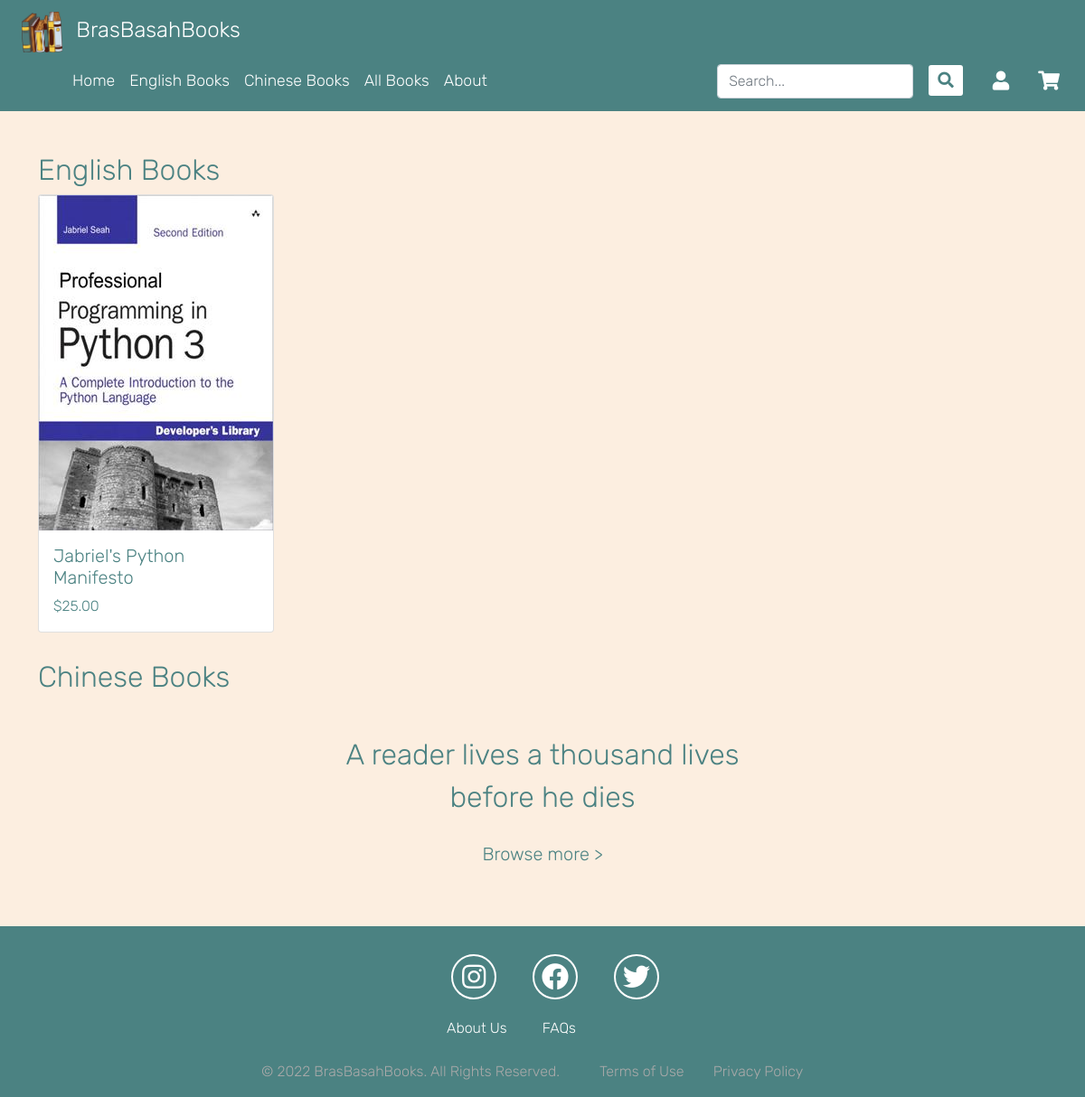
The page / on the database its author committed.
### tables this page shows
CREATE TABLE Books (
    book_id TEXT NOT NULL,
    language TEXT NOT NULL,
    genre TEXT NOT NULL,
    title TEXT NOT NULL,
    stock INTEGER NOT NULL,
    price INTEGER NOT NULL,
    author TEXT NOT NULL,
    description TEXT NOT NULL,
    cover_img TEXT NOT NULL,
    PRIMARY KEY (book_id)
);

### __init__.py (the view)
@app.route("/")
@limiter.limit("10/second", override_defaults=False)
def home():
    if flask_global.user and flask_global.user.role == "admin":
        return redirect(url_for("dashboard"))
    english_books_data = dbf.retrieve_books_by_language("English")
    chinese_books_data = dbf.retrieve_books_by_language("Chinese")
    english = [Book(*data) for data in english_books_data]
    chinese = [Book(*data) for data in chinese_books_data]
    return render_template("home.html", english=english, chinese=chinese)  # optional: books_list=books_list

### __init__.py (called while the page is built, shortened)
def get_user():
    user_session = retrieve_user_session(request)

@app.before_request
def before_request():
    flask_global.user = get_user()  # Get user

### csp/csp.py (called while the page is built)
def get_csp(blob=False) -> str:
    csp = _DEFAULT_CSP
    if blob:
        csp = _IMG_SRC_BLOB_SCP
    return csp

### db_fetch/book.py (called while the page is built)
def retrieve_books_by_language(book_language):
    return retrieve_db("Books", language=book_language)

### db_fetch/general.py (called while the page is built)
def execute_db(query: str, parameters=None, fetchone=False) -> Union[list[tuple], tuple, None]:
    assert query.strip().endswith(";"), 'Must end SQL query with ";"'
    with closing(sqlite3.connect(DATABASE)) as connection:
        with connection:
            cursor = connection.cursor()
            retrieved = cursor.execute(query, parameters)
            if fetchone:
                data = retrieved.fetchone()
            else:
                data = retrieved.fetchall()
            return data
    raise RuntimeError("Unknown critical error!")

### models/Book.py (called while the page is built)
    @property
    def cover_img(self):
        return BOOK_IMG_UPLOAD_FOLDER + self._cover_img

### session_handler/UserSession.py (called while the page is built)
def retrieve_user_session(request) -> Union[UserSession, None]:
    return _gcv(request, USER_SESSION_NAME)

### session_handler/session_handler.py (called while the page is built)
def retrieve_session(session:str) -> Union[Any, None]:
    if session:  # If session is not empty
        try:
            values = session.encode().split(_SEPARATOR)
            a = digest(_SECRET_KEY, values[0], _DIGEST_METHOD)
            b = b64decode(values[-1])
            if compare_digest(a, b):
                return loads(b64decode(values[0]))
        except Exception as e:
            return None

def get_cookie_value(request, name:str) -> Union[Any, None]:
    return retrieve_session(request.cookies.get(name))

### templates/home.html (shortened to what this page needs)
{% extends "base.html" %}
{% block stylesheets %}
<link rel="stylesheet" href="/static/css/home.css">
{% endblock %}
{% block content %}
    <h2 class="booklang">English Books</h2>
    <div class="row justify-content-center">
      <div class="col-12">
        <div class="row row-cols-2 row-cols-md-4 g-4">
          {% for book in english %}
          <div class="col">
            <a href="{{ url_for('book_info', book_id=book.book_id) }}">
                <div class="card h-100">
                <img src="{{ book.cover_img }}" class="card-img-top img-fluid" alt="{{ book.title }}" width="259" height="371.56">
                <div class="card-body">
                <h5 class="card-title">{{ book.title }}</h5>
                <p class="card-text">${{ "%.2f"|format(book.price|float) }}</p>
                </div>
                </div>
            </a>
          </div>
          {% endfor %}
        </div>
      </div>
    </div>
    <h2 class="booklang">Chinese Books</h2>
    <div class="home_quote">
      <h2>A reader lives a thousand lives</h2>
      <h2>before he dies</h2><br>
      <h5 title="View All Books"><a href="{{ url_for('books', sort_this='all') }}">Browse more ></a></h5>
    </div>
{% endblock %}

### static/css/standard.css (style rules this page uses)
html { scroll-behavior: smooth; }
body { background-color: #FCEEE0; font-family: Rubik, Tahoma, sans-serif; color: #4b8282; overflow-x: hidden; }

### static/css/home.css (style rules this page uses)
a { text-decoration: none; color: #4b8282; }
.home_quote { margin-top: 40px; text-align: center; }
.home_quote a { color: #4b8282; }
.home_quote h5 { padding-bottom: 20px; }
.booklang { padding-top: 30px; }

### rows shown on the page
Books: cover_img (picture), title "Jabriel's Python Manifesto", price "25.00"
